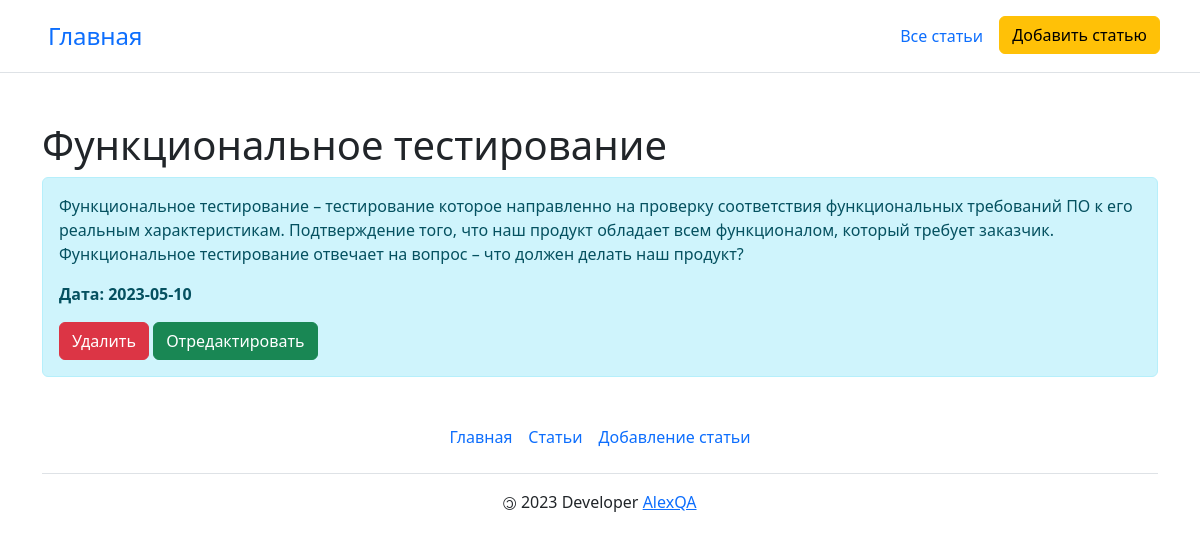
The page /posts/2 on the database its author committed.
### app.py (models this page shows, shortened)
class Article(db.Model):
    id = db.Column(db.Integer, primary_key=True)
    title = db.Column(db.String(100), nullable=False)
    text = db.Column(db.Text, nullable=False)
    date = db.Column(db.DateTime, default=datetime.utcnow)

### app.py (the view)
@app.route('/posts/<int:id>')
def posts_detail(id):
    article = Article.query.get(id)
    return render_template("post_detail.html", article=article)

### templates/post_detail.html (shortened to what this page needs)
{% extends 'base.html' %}
{% block body %}
<div class="container mt-5">
    <h1> {{ article.title }} </h1>
    <div class="alert alert-info">
        <p>{{ article.text }}</p>
        <p><b>Дата: {{ article.date.date() }}</b></p>
        <a href="/posts/{{article.id}}/del" class="btn btn-danger">Удалить</a>
        <a href="/posts/{{article.id}}/update" class="btn btn-success">Отредактировать</a>
    </div>
</div>
{% endblock %}

### static/css/main.css (style rules this page uses)
.style_body { background-color: white; }

### rows shown on the page
Article: title "Функциональное тестирование", text "Функциональное тестирование – тестирование которое направленно на проверку соответствия функциональных требований ПО к его реальным характеристикам. Подтверждение того, что наш продукт обладает всем функционалом, который требует заказчик. Функциональное тестирование отвечает на вопрос – что должен делать наш продукт?", date "2023-05-10"
